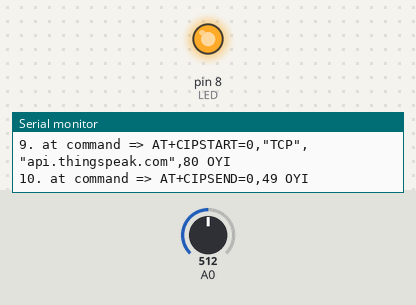
The sketch below on a simulated Arduino Uno, built with avr-gcc and run on an emulated ATmega328P. On the bench: output pins drawn as LEDs (lit = HIGH), the last lines printed to the serial monitor. The inputs (shaded band) are chosen by the test bench; at power-on: A0 = 512. The modem accepts every AT command (registered, SIM ready, sends succeed) and sends nothing else.

Above: at 1.2 s.
1.3 s: A0 set to 427
2.8 s: A0 set to 395
At 4.6 s:
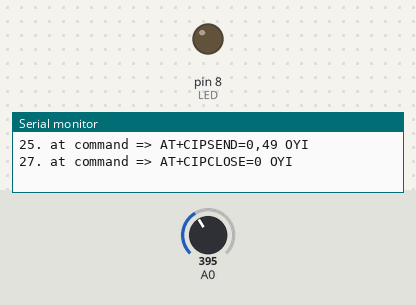
Timing chart, 0 to 6.1 s (numbered marks = the images above; inputs shaded):
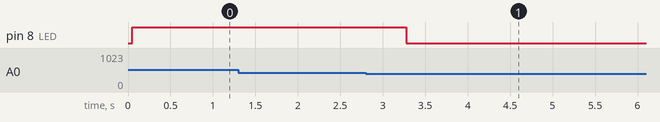

The sketch:

pieze_sensor_with_arduino.ino
```cpp
#include <SoftwareSerial.h>
#define RX 2
#define TX 3
int state = 0;
int ipin = 6;
int LED = 8;
String AP = "Nokia 1";       // AP NAME
String PASS = "Chetan@123"; // AP PASSWORD
String API = "FOIWDP2BXVBFQ6IU";   // Write API KEY
String HOST = "api.thingspeak.com";
String PORT = "80";
String field = "field1";
int countTrueCommand;
int countTimeCommand;
boolean found = false;
int valSensor = 1;
//boolean valSensor = false;
SoftwareSerial esp8266(RX, TX);

float resolution = 5.0 / 1023; // 3.3 is the supply volt  & 1023 is ma
void setup() {
   pinMode(ipin, INPUT);
   pinMode(LED, OUTPUT);
  Serial.begin(9600);
  esp8266.begin(115200);
  sendCommand("AT", 5, "OK");
  sendCommand("AT+CWMODE=1", 5, "OK");
  sendCommand("AT+CWJAP=\"" + AP + "\",\"" + PASS + "\"", 20, "OK");
}

void loop() {
valSensor = getSensorData();
/*if(valSensor < 1){
   printSensorValue();
  String getData = "GET /update?api_key=" + API + "&" + field + "=" + String(valSensor);
  sendCommand("AT+CIPMUX=1", 5, "OK");
  sendCommand("AT+CIPSTART=0,\"TCP\",\"" + HOST + "\"," + PORT, 15, "OK");
  sendCommand("AT+CIPSEND=0," + String(getData.length() + 4), 4, ">");
  esp8266.println(getData);
  delay(500);
  countTrueCommand++;
  sendCommand("AT+CIPCLOSE=0", 5, "OK");
}*/
 if(valSensor > 1){
  digitalWrite(LED, HIGH);

  printSensorValue();
  String getData = "GET /update?api_key=" + API + "&" + field + "=" + String(valSensor);
  sendCommand("AT+CIPMUX=1", 5, "OK");
  sendCommand("AT+CIPSTART=0,\"TCP\",\"" + HOST + "\"," + PORT, 15, "OK");
  sendCommand("AT+CIPSEND=0," + String(getData.length() + 4), 4, ">");
  esp8266.println(getData);
  delay(500);
  countTrueCommand++;
  sendCommand("AT+CIPCLOSE=0", 5, "OK");
}
else{
  digitalWrite(LED, LOW);
  delay(3000);
}
}

float getSensorData() {
  //return random(1000); // Replace with your own sensor code


  int piezo_input = (analogRead(A0))*resolution;

  return piezo_input;

}


void sendCommand(String command, int maxTime, char readReplay[]) {
  Serial.print(countTrueCommand);
  Serial.print(". at command => ");
  Serial.print(command);
  Serial.print(" ");
  while (countTimeCommand < (maxTime * 1))
  {
    esp8266.println(command);//at+cipsend
    if (esp8266.find(readReplay)) //ok
    {
      found = true;
      break;
    }

    countTimeCommand++;
  }

  if (found == true)
  {
    Serial.println("OYI");
    countTrueCommand++;
    countTimeCommand = 0;
  }

  if (found == false)
  {
    Serial.println("Fail");
    countTrueCommand = 0;
    countTimeCommand = 0;
  }

  found = false;
}
void printSensorValue(){
int  pirstatevalue = getSensorData();
   String a = "Sensor Value : ";
  String c = a + pirstatevalue;
  Serial.println(c);
}
```

Measured:
- the behaviour switches between 410 and 409 on A0 (found by bisection; images 0 and 1)
- after the input at 2.8 s, pin 8 (LED): HIGH → LOW after 0.48 s
